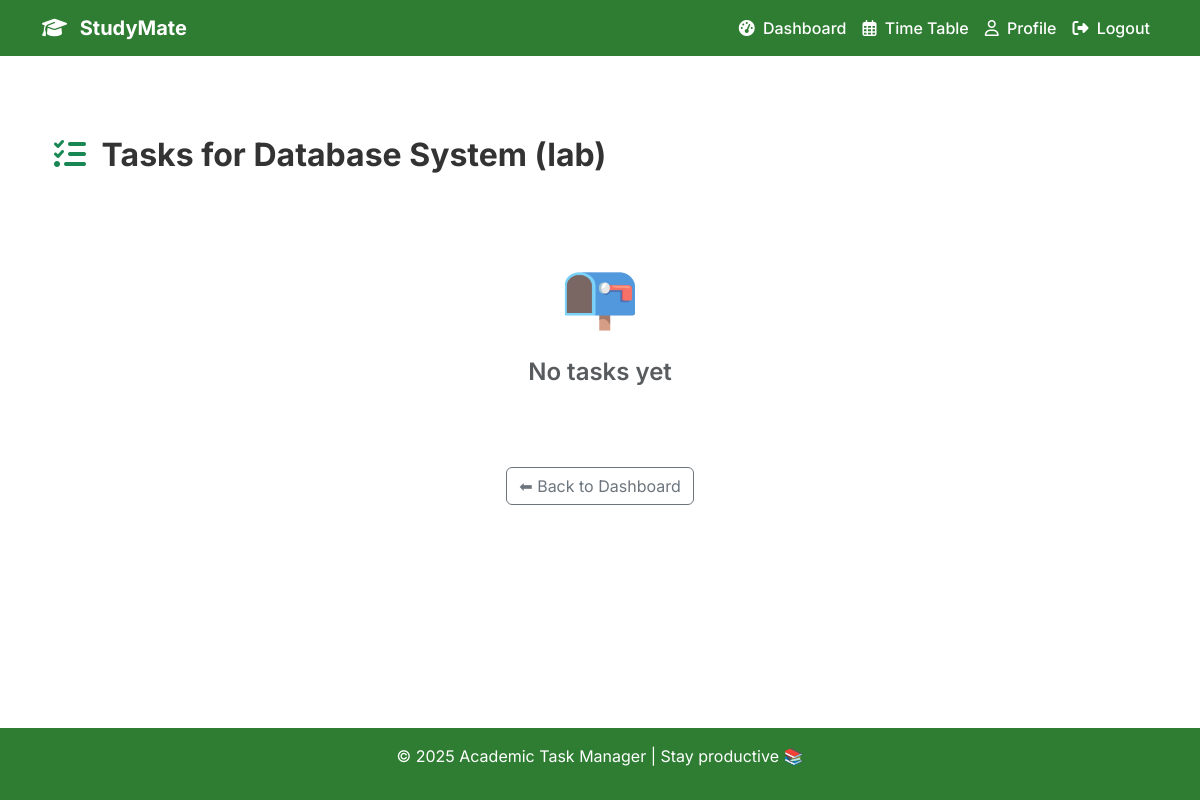
Before: /subjects/11/tasks/ (signed in) with the older database file.
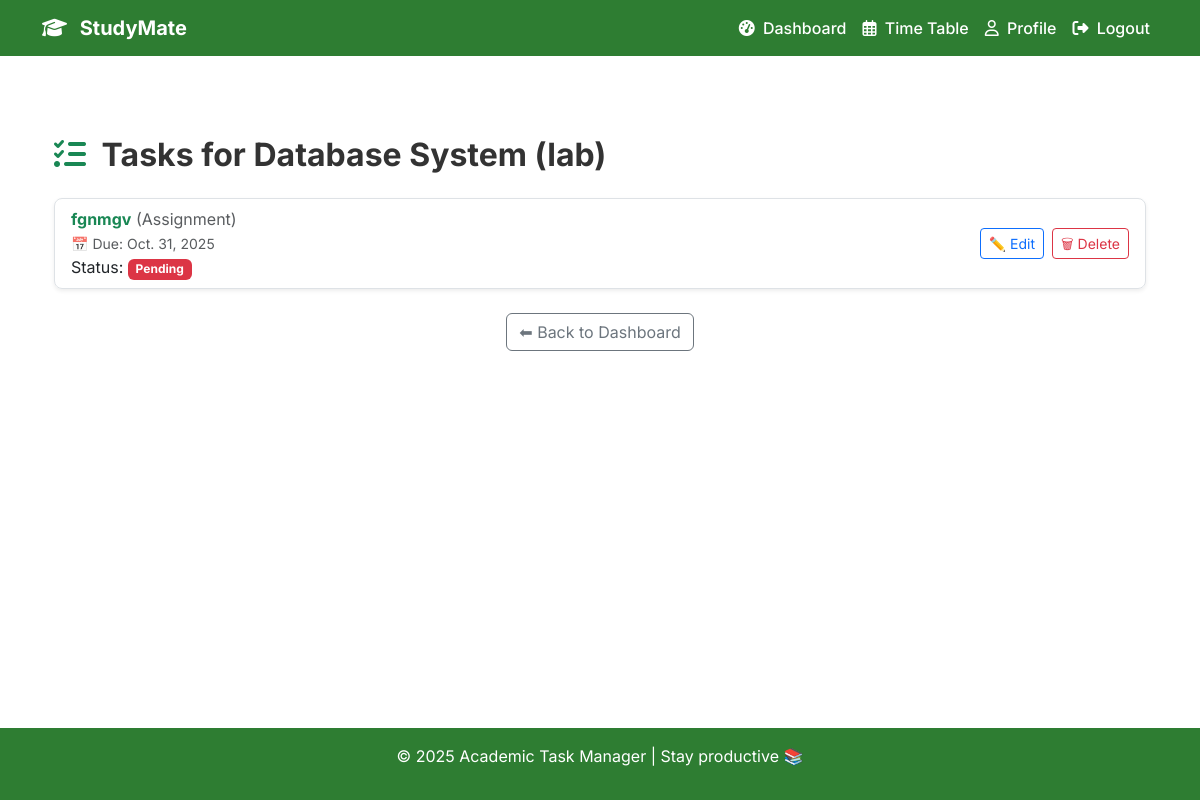
After: the same page with the newer database file.
### academy/models.py (models this page shows, shortened)
class Task(models.Model):
    TASK_TYPES = [
        ('Assignment', "Assignment"),
        ('Quiz', "Quiz"),
        ('Project', "Project"),
        ('Mid_Term', "Mid Term Exam"),
        ('Final_Term', "Final Term Exam")
    ]
    subject = models.ForeignKey(Subject, on_delete=models.CASCADE)
    user = models.ForeignKey(settings.AUTH_USER_MODEL, on_delete=models.CASCADE)
    title = models.CharField(max_length=100)
    task_type = models.CharField(max_length=20, choices=TASK_TYPES, default="Assignment")
    due_date = models.DateField()
    STATUS_CHOICES = [
        ("Pending", "Pending"),
        ("Completed", "Completed"),
        ("On Going", "On Going")
    ]
    status = models.CharField(max_length=20, choices=STATUS_CHOICES, default="Pending")
    created_at = models.DateTimeField(auto_now_add=True)
    updated_at = models.DateTimeField(auto_now=True)

### academy/views.py (the view)
# urls.py: path("tasks/", task_list, name="task_list"),
@login_required
def task_list(request, subject_id):
    subject = get_object_or_404(Subject, id=subject_id, semester=request.user.semester)
    tasks = Task.objects.filter(subject=subject, user=request.user).order_by("due_date")
    return render(request, "tasks.html", {
        "subject": subject,
        "tasks": tasks
    })

### templates/tasks.html (shortened to what this page needs)
{% extends "base.html" %}
{% block content %}
<div class="container py-4">
    <h2 class="fw-bold mb-4"><i class="fa-solid fa-list-check text-success me-2"></i>
 Tasks for {{ subject.name }}</h2>
    {% if tasks %}
        <ul class="list-group shadow-sm rounded-3">
            {% for task in tasks %}
                <li class="list-group-item d-flex justify-content-between align-items-center">
                    <div>
                        <strong class="text-success">{{ task.title }}</strong>
                        <span class="text-muted">({{ task.get_task_type_display }})</span>
                        <br>
                        <small class="text-muted">📅 Due: {{ task.due_date }}</small>
                        <br>
                        Status:
                        {% if task.status == "Completed" %}
                            <span class="badge bg-success">{{ task.status }}</span>
                        {% elif task.status == "On Going" %}
                            <span class="badge bg-warning text-dark">{{ task.status }}</span>
                        {% else %}
                            <span class="badge bg-danger">{{ task.status }}</span>
                        {% endif %}
                    </div>
                    <div class="d-flex">
                        <a href="{% url 'update_task' task.id %}" class="btn btn-sm btn-outline-primary me-2">
                            ✏️ Edit
                        </a>
                        <form method="post" action="{% url 'delete_task' task.id %}" class="d-inline">
                            <button type="submit" class="btn btn-sm btn-outline-danger">
                                🗑 Delete
                            </button>
                        </form>
                    </div>
                </li>
            {% endfor %}
        </ul>
    {% else %}
         <div class="text-center py-5">
        <div style="font-size: 4rem;" class="mb-3 text-muted">
            📭
        </div>
        <h4 class="fw-semibold text-muted mb-2">No tasks yet</h4>
    </div>
    {% endif %}
<div class="d-flex justify-content-center mt-4">
    <a href="{% url 'student_dashboard' %}" class="btn btn-outline-secondary">
        ⬅ Back to Dashboard
    </a>
</div>
</div>
{% endblock %}

Changed rows visible on the page:
added Task: title "fgnmgv", task_type "Assignment", due_date "Oct. 31, 2025", status "Pending"
Other visible differences:
text no longer shown: "📭 No tasks yet"
